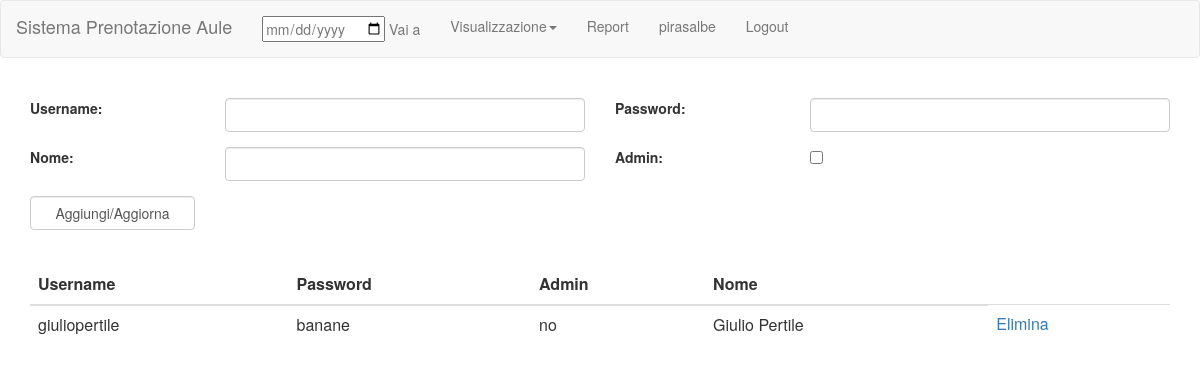
The app's page /admin/users.php (signed in) with its own data.
### tables this page shows
CREATE TABLE `utenti` (
  `username` varchar(20) NOT NULL,
  `password` varchar(20) NOT NULL,
  `admin` enum('si','no') NOT NULL,
  `nome` varchar(20) NOT NULL
);

### script/sql.php (called while the page is built, shortened)
<?php
	include("recursive.php");
	function init() {
		$servername = "localhost";
		$username = "root";
		$password = "";
		$dbname = "aule";
		$conn = new mysqli($servername, $username, $password, $dbname);
		return $conn;
	}
	function users(){
		$sql = "SELECT *
			FROM utenti
			where username<>?";
		$conn = init();
		$result = null;
		if ($stmt = $conn->prepare($sql)) {
			$stmt->bind_param("s", $_SESSION['user']);
			$stmt->execute();
			$result = $stmt->get_result();
		}
		return $result;
	}
?>

### admin/users.php (the view, shortened to what this page needs)
<?php
	include("../script/sql.php");
?>
<html>
	<head>
	</head>
	<body>
		<br>
		<div class="container">
			<form action="../script/addUser">
				<div class="row form-group">
					<div class="col-sm-2">
						<label for="username">Username: </label>
					</div>
					<div class="col-sm-4">
						<input name="username" class="form-control" maxlength="20">
					</div>
					<div class="col-sm-2">
						<label for="password">Password: </label>
					</div>
					<div class="col-sm-4">
						<input name="password" class="form-control" maxlength="20">
					</div>
				</div>
				<div class="row form-group">
					<div class="col-sm-2">
						<label for="name">Nome: </label>
					</div>
					<div class="col-sm-4">
						<input name="name" class="form-control" maxlength="20">
					</div>
					<div class="col-sm-2">
						<label for="admin">Admin: </label>
					</div>
					<div class="col-sm-4 class="checkbox"">
						<input name="admin" value="si" type="checkbox" maxlength="20">
					</div>
				</div>
				<div class="row form-group">
					<div class="col-sm-2">
						<button type="submit" class="form-control">
							Aggiungi/Aggiorna
						</button>
					</div>
				</div>
			</form>
		</div>
		<br>
		<div class="container">
			<div class="table-responsive">
				<table class="table">
					<thead>
						<tr>
							<th>Username</th>
							<th>Password</th>
							<th>Admin</th>
							<th>Nome</th>
						</tr>
					</thead>
					<tbody>
						<?php
							$result = users();
							if(isset($result) && $result != null) {
								while ($row = $result->fetch_assoc()) {
									echo "<tr>
											<td>" . $row["username"] . "</td>
											<td>" . $row['password'] . "</td>
											<td>" . $row["admin"] . "</td>
											<td>" . $row["nome"] . "</td>
											<td><a href='../script/deleteUser?username=" . $row["username"] . "'>Elimina</a></td>
										</tr>";
								}
							}
						?>
					</tbody>
				</table>
			</div>
		</div>
	</body>
</html>

### records on screen
utenti: username "giuliopertile", password "banane", admin "no", nome "Giulio Pertile"

### other values on screen
$user "pirasalbe"
$log "Logout"
